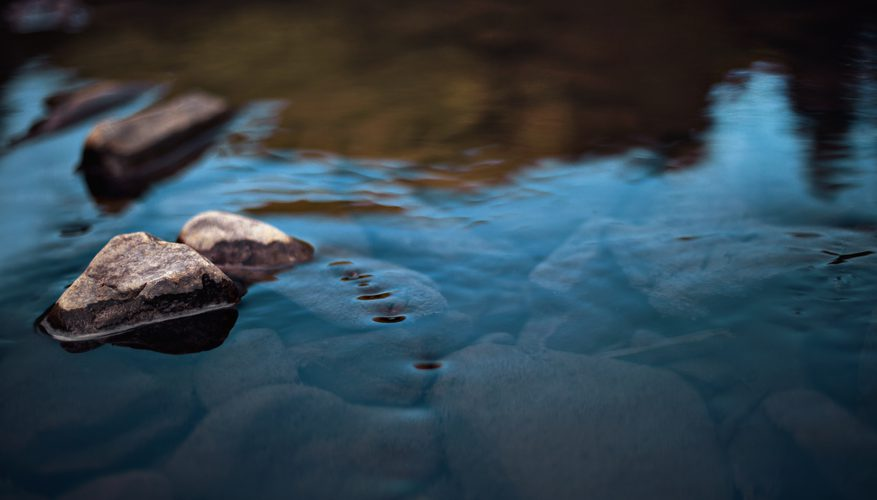
#> input picture water.jpg, 877 x 500 px
$ python colorshift.py
#> lines starting #> are read from the running program, lines starting #| are printed output that depends on the picture
#Jeremiah Hsieh ICSI 521 Color Shift Function
#loads images and displays color channels

import numpy as np
import cv2


#read image
img = cv2.imread("water.jpg")
#> img is the input picture: shape (500, 877, 3); mean B, G, R 77.7, 66.9, 49.5

#make new array to store values
blue = np.zeros((img.shape[0], img.shape[1], img.shape[2]), dtype = np.uint8)
green = np.zeros((img.shape[0], img.shape[1], img.shape[2]), dtype = np.uint8)
red = np.zeros((img.shape[0], img.shape[1], img.shape[2]), dtype = np.uint8)

#copy coloshift blue
for x in range(img.shape[0]):
    for y in range(img.shape[1]):
        blue[x][y][0] = img[x][y][0]
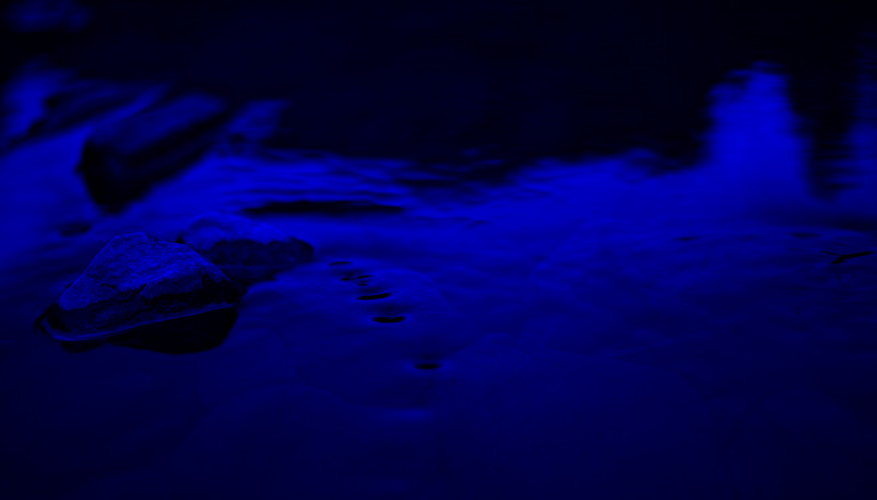
#> blue: shape (500, 877, 3); mean B, G, R 77.7, 0, 0


#copy coloshift green
for x in range(img.shape[0]):
    for y in range(img.shape[1]):
        green[x][y][1] = img[x][y][1]
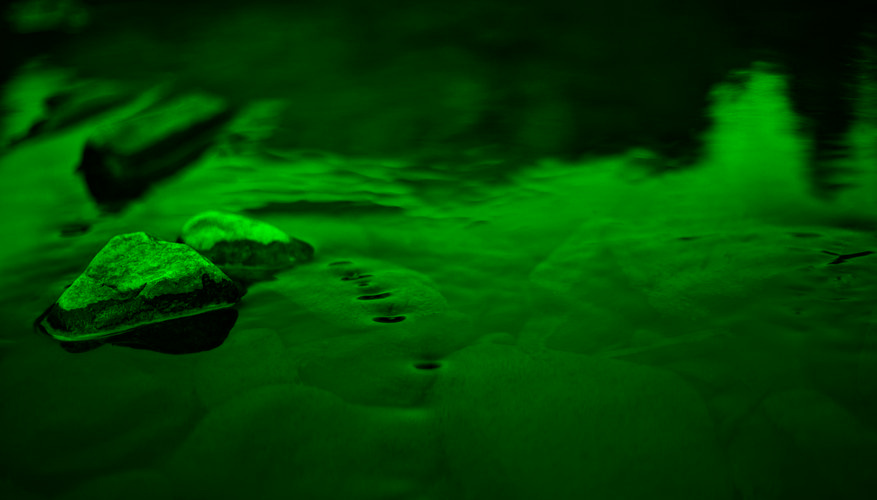
#> green: shape (500, 877, 3); mean B, G, R 0, 66.9, 0

#copy coloshift blue
for x in range(img.shape[0]):
    for y in range(img.shape[1]):
        red[x][y][2] = img[x][y][2]
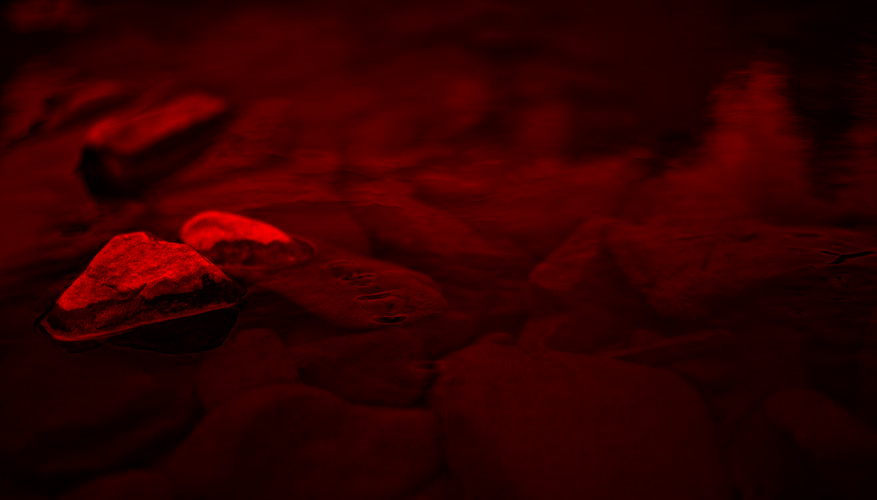
#> red: shape (500, 877, 3); mean B, G, R 0, 0, 49.5


#display images
cv2.imshow('water', img)
cv2.waitKey(0)
cv2.imshow('blue water', blue)
cv2.waitKey(0)
cv2.imshow('green water', green)
cv2.waitKey(0)
cv2.imshow('red water', red)
cv2.waitKey(0)

#save images
cv2.imwrite("water_red.jpg", red)
cv2.imwrite("water_blue.jpg", blue)
cv2.imwrite("water_green.jpg", green)

$ run again, with rabbit.jpg copied over water.jpg
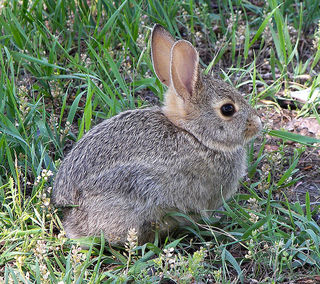
#> input picture rabbit.jpg, 320 x 284 px
#> img is the input picture: shape (284, 320, 3); mean B, G, R 108.7, 125.3, 111.8
#> after the loop `for x in range(img.shape[0]):`:
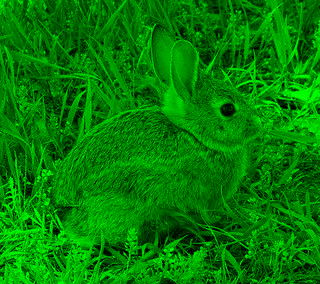
#> green: shape (284, 320, 3); mean B, G, R 0, 125.3, 0
#> after the loop `for x in range(img.shape[0]):`:
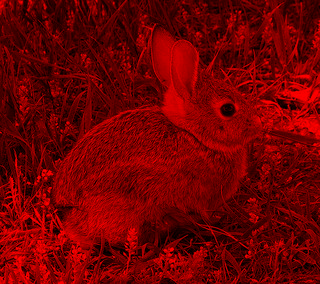
#> red: shape (284, 320, 3); mean B, G, R 0, 0, 111.8
